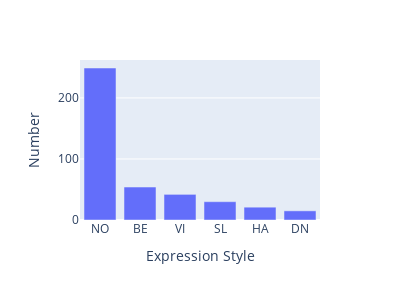

Notebook source saved alongside this figure:
### Code cell
expressionStyle = pd.value_counts(dataset[dataset['excitationStyle'] == 'FS']['expressionStyle']).reset_index()
expressionStyle.columns = ['Expression Style', 'Number']
px.bar(expressionStyle, x='Expression Style', y='Number', width=400, height=300)

### Figure 1 — Plotly figure (JSON) as saved in the notebook; plotly's stock layout.template omitted (floating-point values rounded to 4 significant figures)
{"data": [{"alignmentgroup": "True", "hovertemplate": "Expression Style=%{x}<br>Number=%{y}<extra></extra>", "legendgroup": "", "marker": {"color": "#636efa"}, "name": "", "offsetgroup": "", "orientation": "v", "showlegend": false, "textposition": "auto", "type": "bar", "x": ["NO", "BE", "VI", "SL", "HA", "DN"], "xaxis": "x", "y": [249, 54, 42, 30, 21, 15], "yaxis": "y"}], "layout": {"barmode": "relative", "height": 300, "legend": {"tracegroupgap": 0}, "margin": {"t": 60}, "width": 400, "xaxis": {"anchor": "y", "domain": [0, 1], "title": {"text": "Expression Style"}}, "yaxis": {"anchor": "x", "domain": [0, 1], "title": {"text": "Number"}}}}
